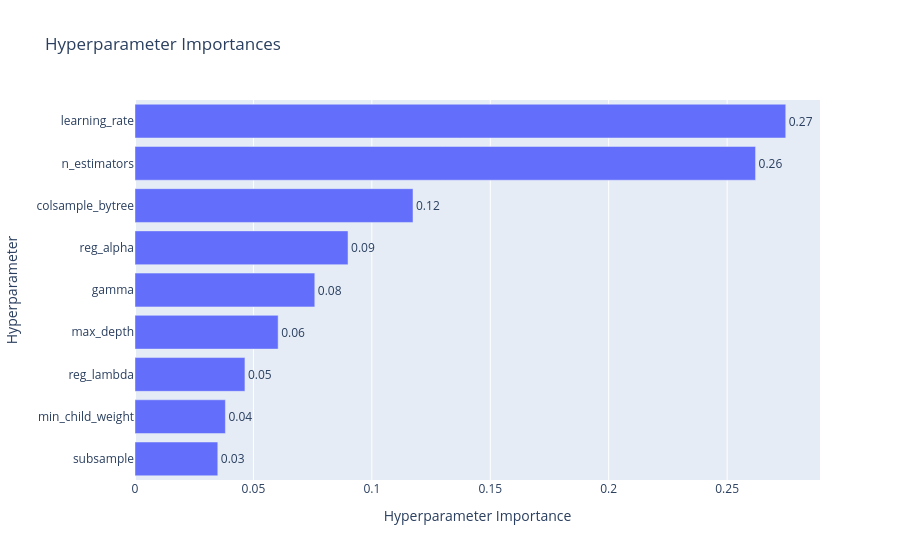
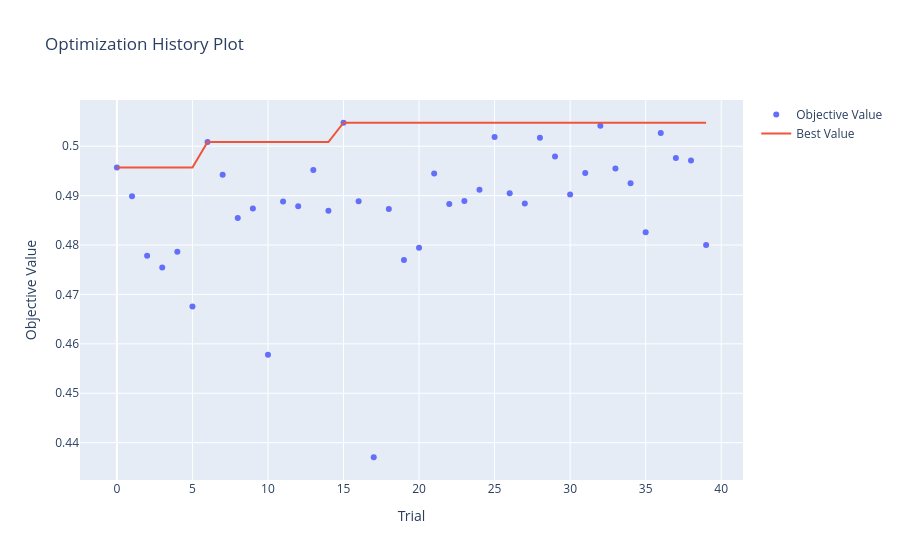

The notebook cell saved with these charts, in order:
### Code cell
display(vis.plot_param_importances(study_gene))
display(vis.plot_optimization_history(study_gene))

### Figure 1 — Plotly figure (JSON) as saved in the notebook; plotly's stock layout.template omitted (floating-point values rounded to 4 significant figures)
{"data": [{"cliponaxis": false, "hovertemplate": ["subsample (FloatDistribution): 0.03495674712316701<extra></extra>", "min_child_weight (IntDistribution): 0.038167015532611634<extra></extra>", "reg_lambda (FloatDistribution): 0.04641745313544096<extra></extra>", "max_depth (IntDistribution): 0.060434971165472834<extra></extra>", "gamma (FloatDistribution): 0.07591144301301536<extra></extra>", "reg_alpha (FloatDistribution): 0.0899515792646636<extra></extra>", "colsample_bytree (FloatDistribution): 0.11738290006492158<extra></extra>", "n_estimators (IntDistribution): 0.26201844776854416<extra></extra>", "learning_rate (FloatDistribution): 0.27475944293216287<extra></extra>"], "name": "Objective Value", "orientation": "h", "text": ["0.03", "0.04", "0.05", "0.06", "0.08", "0.09", "0.12", "0.26", "0.27"], "textposition": "outside", "x": [0.03496, 0.03817, 0.04642, 0.06043, 0.07591, 0.08995, 0.1174, 0.262, 0.2748], "y": ["subsample", "min_child_weight", "reg_lambda", "max_depth", "gamma", "reg_alpha", "colsample_bytree", "n_estimators", "learning_rate"], "type": "bar"}], "layout": {"title": {"text": "Hyperparameter Importances"}, "xaxis": {"title": {"text": "Hyperparameter Importance"}}, "yaxis": {"title": {"text": "Hyperparameter"}}}}

### Figure 2 — Plotly figure (JSON) as saved in the notebook; plotly's stock layout.template omitted (floating-point values rounded to 4 significant figures)
{"data": [{"mode": "markers", "name": "Objective Value", "x": [0, 1, 2, 3, 4, 5, 6, 7, 8, 9, 10, 11, 12, 13, 14, 15, 16, 17, 18, 19, 20, 21, 22, 23, 24, 25, 26, 27, 28, 29, 30, 31, 32, 33, 34, 35, 36, 37, 38, 39], "y": [0.4957, 0.4899, 0.4778, 0.4755, 0.4786, 0.4676, 0.5008, 0.4942, 0.4855, 0.4874, 0.4578, 0.4888, 0.4879, 0.4952, 0.4869, 0.5047, 0.4889, 0.437, 0.4873, 0.477, 0.4794, 0.4945, 0.4883, 0.4889, 0.4912, 0.5018, 0.4905, 0.4884, 0.5017, 0.4979, 0.4902, 0.4946, 0.5041, 0.4955, 0.4925, 0.4826, 0.5027, 0.4976, 0.4971, 0.48], "type": "scatter"}, {"mode": "lines", "name": "Best Value", "x": [0, 1, 2, 3, 4, 5, 6, 7, 8, 9, 10, 11, 12, 13, 14, 15, 16, 17, 18, 19, 20, 21, 22, 23, 24, 25, 26, 27, 28, 29, 30, 31, 32, 33, 34, 35, 36, 37, 38, 39], "y": [0.4957, 0.4957, 0.4957, 0.4957, 0.4957, 0.4957, 0.5008, 0.5008, 0.5008, 0.5008, 0.5008, 0.5008, 0.5008, 0.5008, 0.5008, 0.5047, 0.5047, 0.5047, 0.5047, 0.5047, 0.5047, 0.5047, 0.5047, 0.5047, 0.5047, 0.5047, 0.5047, 0.5047, 0.5047, 0.5047, 0.5047, 0.5047, 0.5047, 0.5047, 0.5047, 0.5047, 0.5047, 0.5047, 0.5047, 0.5047], "type": "scatter"}, {"marker": {"color": "#cccccc"}, "mode": "markers", "name": "Infeasible Trial", "showlegend": false, "x": [], "y": [], "type": "scatter"}], "layout": {"title": {"text": "Optimization History Plot"}, "xaxis": {"title": {"text": "Trial"}}, "yaxis": {"title": {"text": "Objective Value"}}}}
